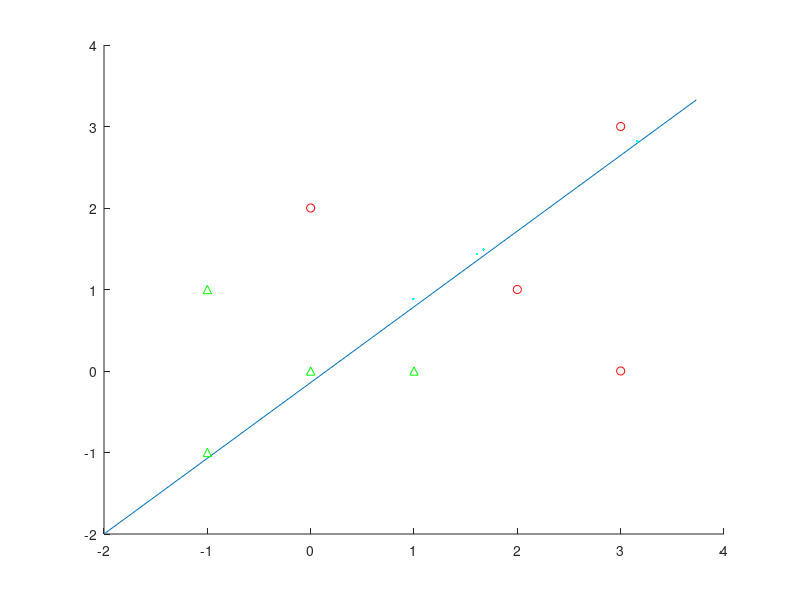

The MATLAB script that drew this image:
C1 = [[3;3] [3;0] [2;1] [0;2]];
C2 = [[-1;1] [0;0] [-1;-1] [1;0]];
%disp(length(C1)); %<--- length of dataset
%disp(length(C2)); %<---- length of dataset
UC1=[]; %<--- mean-element of class1
UC2=[]; %<--- mean-element of clss 2
%u1 = sum(C1,2);
%u2 = sum(C2,2);
%u1 = u1/length(C1); %<--- mean of first class
%u2 = u2/length(C2);
u1 = mean(C1,2);
u2 = mean(C2,2);
for c1=C1
d = u1-c1;
UC1 = [UC1,d];
end
for c2=C2
d = u2-c2;
UC2 = [UC2,d];
end
S1 =zeros(2,2); %<---- sum scatter matrix of class1
S2 =zeros(2,2);
for U = UC1
A = U*U';
S1 = S1+A;
end
for U = UC2
A = U*U';
S2 = S2+A;
end

SW = S1+S2; %<----SCATTER MATRIX
U = u1-u2;
ISW = inv(SW);
e = ISW*U;
%disp(SW);
%disp(ISW);
%disp(e);
%disp(norm(e));
hold on;
e = e ./ norm(e);
plot([-2 e(1)*5] , [-2 e(2)*5]);

for i = C1
plot(i(1),i(2),"ro");
doT = dot(i, e);
projection = doT*e;
plot(projection(1), projection(2), "c");
end

for i = C2
plot(i(1),i(2),"g^");
end
%disp(u1);
%disp(u2);
%disp(UC1);
%disp(UC2);
